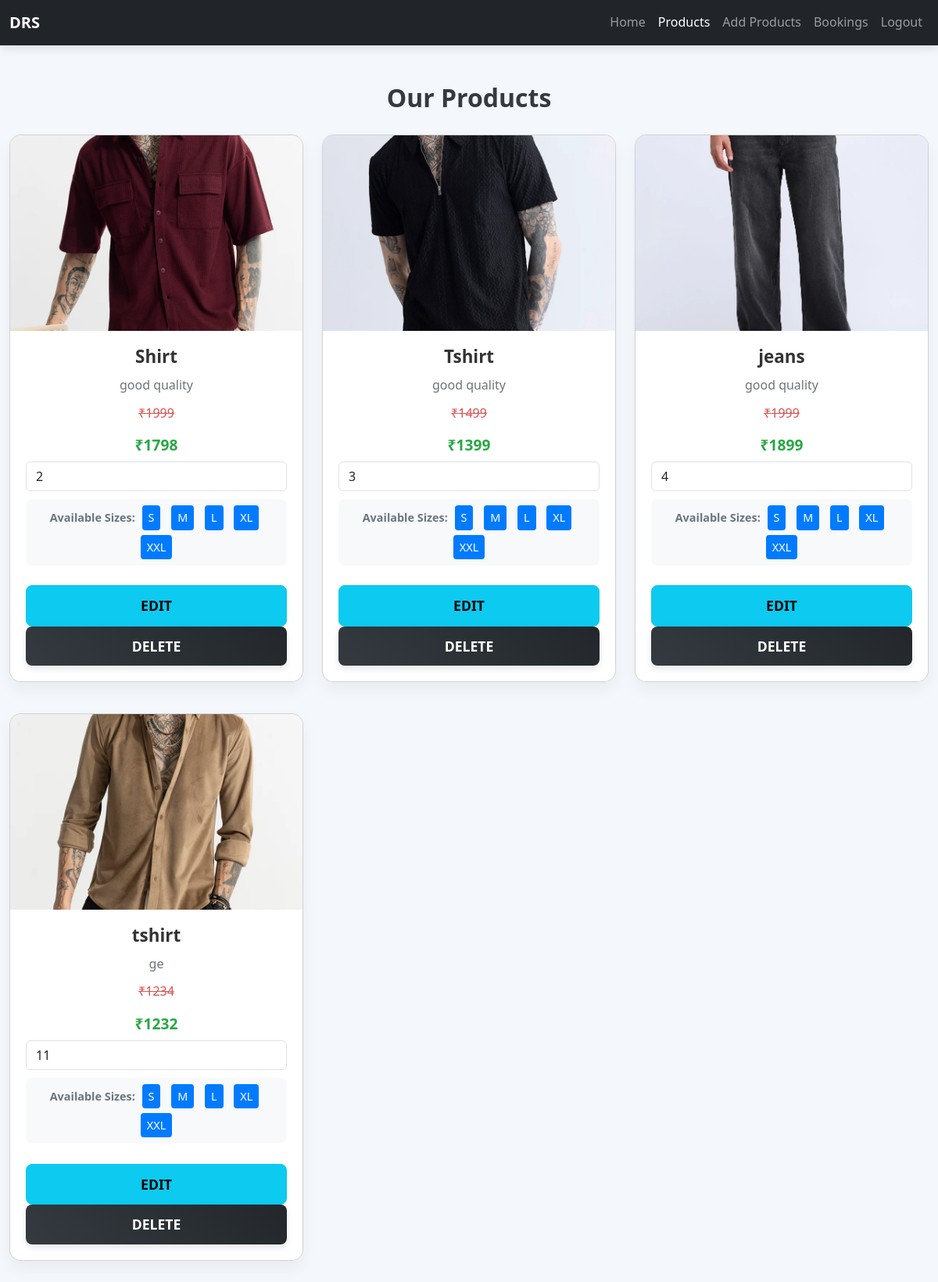
Page /products/ (signed in) on the earlier database version.
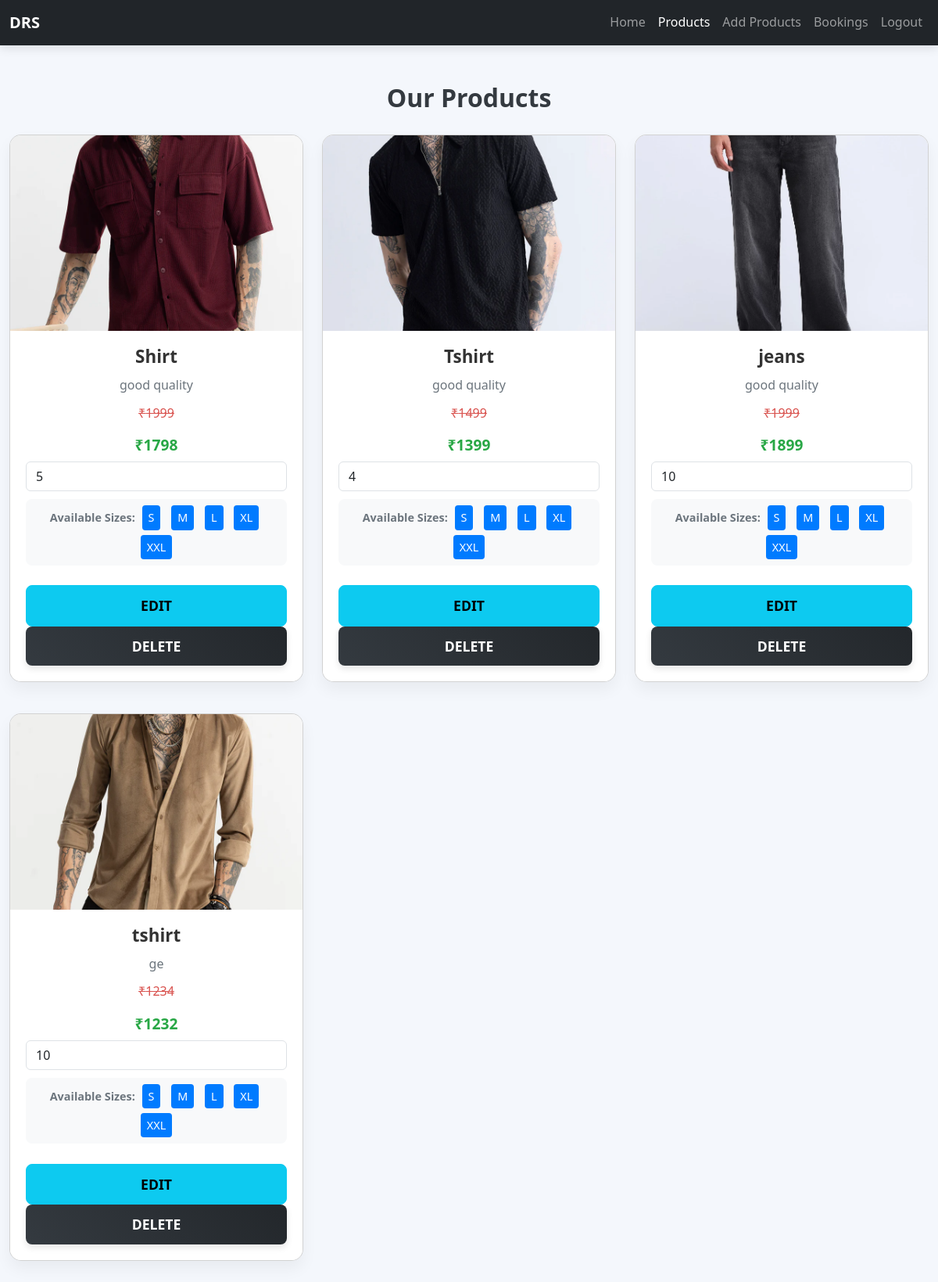
Same page on the later database version.
### app/models.py (models this page shows, shortened)
class Product(models.Model):
    pro_id=models.TextField()
    name=models.TextField()
    price=models.IntegerField()
    ofr_price=models.IntegerField()
    img=models.FileField()
    dis=models.TextField()
    sizes = models.ManyToManyField(Size, related_name='Sizes')
    quantity = models.PositiveIntegerField(default=0)  # New field for stock quantity

### app/views.py (the view)
# urls.py: path('products/',views.products),
def products(req):
    if 'drs_shop' in req.session:
        data=Product.objects.all()
        return render(req,'shop/Products.html',{'data':data})
    else:
        return redirect(shp_login)

### templates/shop/Products.html (shortened to what this page needs)
<!DOCTYPE html>
<html lang="en">
<head>
    <link href="https://cdn.jsdelivr.net/npm/bootstrap@5.3.3/dist/css/bootstrap.min.css" rel="stylesheet">
</head>
<body>
    <nav class="navbar navbar-expand-lg navbar-dark bg-dark">
        <div class="container">
            <a class="navbar-brand" href="#">DRS</a>
            <div class="collapse navbar-collapse" id="navbarNav">
                <ul class="navbar-nav ms-auto">
                    <li class="nav-item"><a class="nav-link" href="/shp_home">Home</a></li>
                    <li class="nav-item"><a class="nav-link active" href="#">Products</a></li>
                    <li class="nav-item"><a class="nav-link" href="/add_prod">Add Products</a></li>
                    <li class="nav-item"><a class="nav-link" href="/bookings">Bookings</a></li>
                    <li class="nav-item"><a class="nav-link" href="/shp_logout">Logout</a></li>
                </ul>
            </div>
        </div>
    </nav>
    <div class="container py-5">
        <h2>Our Products</h2>
        <div class="row">
          {% for product in data %}
          <div class="col-lg-4 col-md-6 col-sm-12">
            <div class="card">
              <img class="card-img-top" src="{{product.img.url}}" alt="Product image">
              <div class="card-body">
                <h4 class="card-title">{{product.name}}</h4>
                <p class="card-text">{{product.dis}}</p>
                <div class="price-section">
                    <p class="original-price">₹{{product.price}}</p>
                    <h4 class="offer-price">₹{{product.ofr_price}}</h4>
                    <div class="quantity">
                        <input type="number" id="qty-{{ product.pk }}" class="form-control quantity-input" min="1" value="{{ product.quantity }}">
                    </div>
                </div>
                <div class="size-list">
                    <strong>Available Sizes:</strong>
                    {% for size in product.sizes.all %}
                        <span>{{ size.size }}</span>
                    {% empty %}
                        <span>No sizes available</span>
                    {% endfor %}
                </div><br>
                <a href="{% url 'edit_prod' pid=product.id %}" class="btn btn-info">Edit</a>
                <a href="delete_prod/{{product.pk}}" class="btn btn-dark">Delete</a>
              </div>
            </div>
          </div>
          {% endfor %}
        </div>
    </div>
</body>
</html>

Differences in the rows shown:
changed Product "Shirt": pk "2" → "5"
changed Product "Tshirt": quantity "3" → "4"
changed Product "jeans": quantity "4" → "10"
changed Product "tshirt": quantity "11" → "10"
